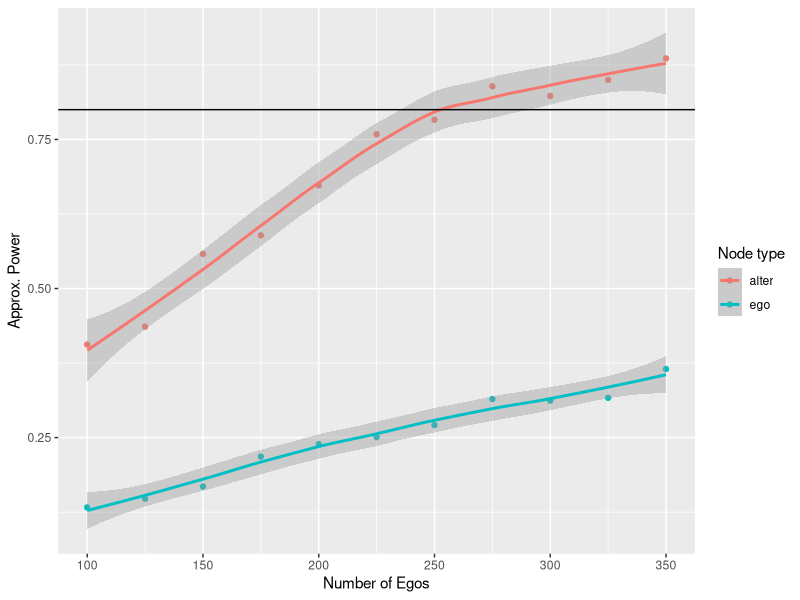
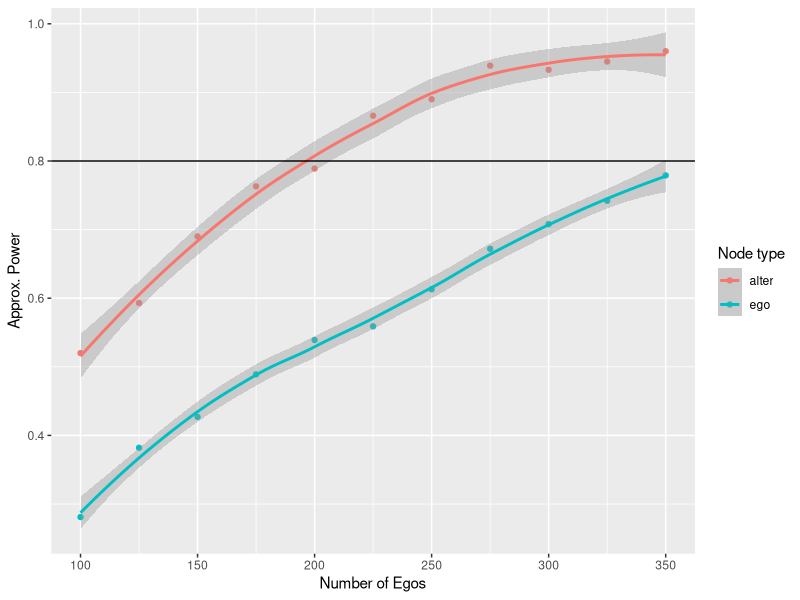

The R source for these figures, in order:
## ---- chunk 1
# Design
n_sims    <- 1000 # Number of simulations
n_a       <- 5   # Number of alters
sizes     <-     # Sizes to try
  seq(from = 100, to = 350, by = 25)

# Assumptions
odds_h_1  <- 1.5 # Odds of Increase/
attrition <- .3
baseline  <- .2  # Low prevalence in 1s

# Parameters
alpha    <- .05
beta_pow <- 0.2
## ---- chunk 2
# The odds turned to a prob
theta_h_1 <- plogis(log(odds_h_1))

# Simulation function
sim_data <- function(n) {

  # Treatment assignment
  tr  <- c(rep(1, n/2), rep(0, n/2))

  # Step 1: Sampling population of egos
  y_ego <- runif(n) < c(
    rep(theta_h_1, n/2),
    rep(0.5, n/2)
  )

  # Step 2: Simulating attrition
  todrop <- order(runif(n))[1:(n * attrition)]
  y_ego  <- y_ego[-todrop]
  tr     <- tr[-todrop]
  n      <- n - length(todrop)

  # Step 3: Simulating alter's effect. We assume the same as in
  # ego
  tr_alter <- rep(y_ego * tr, n_a)
  y_alter  <- runif(n * n_a) < ifelse(tr_alter, theta_h_1, 0.5)

  # Step 4: Computing test statistic
  res_ego   <- tryCatch(glm(y_ego ~ tr, family = binomial("logit")), error = function(e) e)
  res_alter <- tryCatch(glm(y_alter ~ tr_alter, family = binomial("logit")), error = function(e) e)

  if (inherits(res_ego, "error") | inherits(res_alter, "error"))
    return(c(ego =  NA, alter = NA))
  
  # Step 5: Reject?
  c(
    ego   = summary(res_ego)$coefficients["tr", "Pr(>|z|)"] < alpha,
    alter = summary(res_alter)$coefficients["tr_alter", "Pr(>|z|)"] < alpha
  )
  

}
## ---- chunk 3
# We always set the seed
set.seed(88) 

# Making space, and running!
spower <- NULL
for (s in sizes) {

  # Run the simulation for size s
  simres <- rowMeans(replicate(n_sims, sim_data(s)), na.rm = TRUE)

  # And store the results
  spower <- rbind(spower, simres)

}
## ---- chunk 4
library(ggplot2)

spower <- rbind(
  data.frame(size = sizes, power = spower[,"ego"], type =  "ego"),
  data.frame(size = sizes, power = spower[,"alter"], type =  "alter")
)

spower |>
  ggplot(aes(x = size, y = power, colour = type)) +
  geom_point() +
  geom_smooth(method = "loess", formula = y ~ x) +
  labs(x = "Number of Egos", y = "Approx. Power", colour = "Node type") +
  geom_hline(yintercept = 1 - beta_pow)
## ---- chunk 5
# Fitting the model
power_model <- glm(
  size ~ power + I(power^2),
  data = spower, family = gaussian(), subset = type == "alter"
)

summary(power_model)

# Predict
predict(power_model, newdata = data.frame(power = .8), type = "response") |>
  ceiling()
## ---- chunk 6
beta_pars <- c(2, 8)
odds_h_1  <- 1.5
## ---- chunk 7
# Simulation function
sim_data_prepost <- function(n) {


  # Step 1: Sampling population of egos
  y_ego_star <- rbeta(n, beta_pars[1], beta_pars[2])
  y_ego_0    <- runif(n) < y_ego_star

  # Step 2: Simulating attrition
  todrop     <- order(runif(n))[1:(n * attrition)]
  y_ego_0    <- y_ego_0[-todrop]
  n          <- n - length(todrop)
  y_ego_star <- y_ego_star[-todrop]

  # Step 3: Simulating alter's effect. We assume the same as in
  # ego
  y_alter_star <- rbeta(n * n_a, beta_pars[1], beta_pars[2])
  y_alter_0    <- runif(n * n_a) < y_alter_star

  # Simulating post
  y_ego_1   <- runif(n) < (y_ego_star * odds_h_1)
  tr_alter  <- as.integer(rep(y_ego_1, n_a))
  y_alter_1 <- runif(n * n_a) < (y_alter_star * odds_h_1^(tr_alter)) # So only if ego did something

  # Step 4: Computing test statistic
  y_ego_0 <- as.integer(y_ego_0)
  y_ego_1 <- as.integer(y_ego_1)
  y_alter_0 <- as.integer(y_alter_0)
  y_alter_1 <- as.integer(y_alter_1)

  res_ego   <- tryCatch(
    t.test(y_ego_0, y_ego_1, paired = TRUE, alternative="two.sided"),
    error = function(e) e
    )

  res_alter <- tryCatch(
    glm(y_alter_1 ~ y_alter_0 + tr_alter, family = binomial("logit")),
    error = function(e) e
    )

  if (inherits(res_ego, "error") | inherits(res_alter, "error"))
    return(c(ego =  NA, alter = NA))
  
  # Step 5: Reject?
  c(
    ego   = res_ego$p.value < alpha,
    alter = summary(res_alter)$coefficients["tr_alter", "Pr(>|z|)"] < alpha,
    mean_ego = mean(y_ego_0 < y_ego_1) ,
    mean_alter = coef(res_alter)[2]
  )
  

}
## ---- chunk 8
# We always set the seed
set.seed(88)

# Making space and running!
spower <- NULL
for (s in sizes) {

  # Run the simulation for size s
  simres <- rowMeans(replicate(n_sims, sim_data_prepost(s)), na.rm = TRUE)

  # And store the results
  spower <- rbind(spower, simres)

}
## ---- chunk 9
library(ggplot2)

spower <- rbind(
  data.frame(size = sizes, power = spower[,"ego"], type =  "ego"),
  data.frame(size = sizes, power = spower[,"alter"], type =  "alter")
)

spower |>
  ggplot(aes(x = size, y = power, colour = type)) +
  geom_point() +
  geom_smooth(method = "loess", formula = y ~ x) +
  labs(x = "Number of Egos", y = "Approx. Power", colour = "Node type") +
  geom_hline(yintercept = 1 - beta_pow)
## ---- chunk 10
# Fitting the model
power_model <- glm(
  size ~ power + I(power^2),
  data = spower, family = gaussian(), subset = type == "alter"
)

summary(power_model)

# Predict
predict(power_model, newdata = data.frame(power = .8), type = "response") |>
  ceiling()
